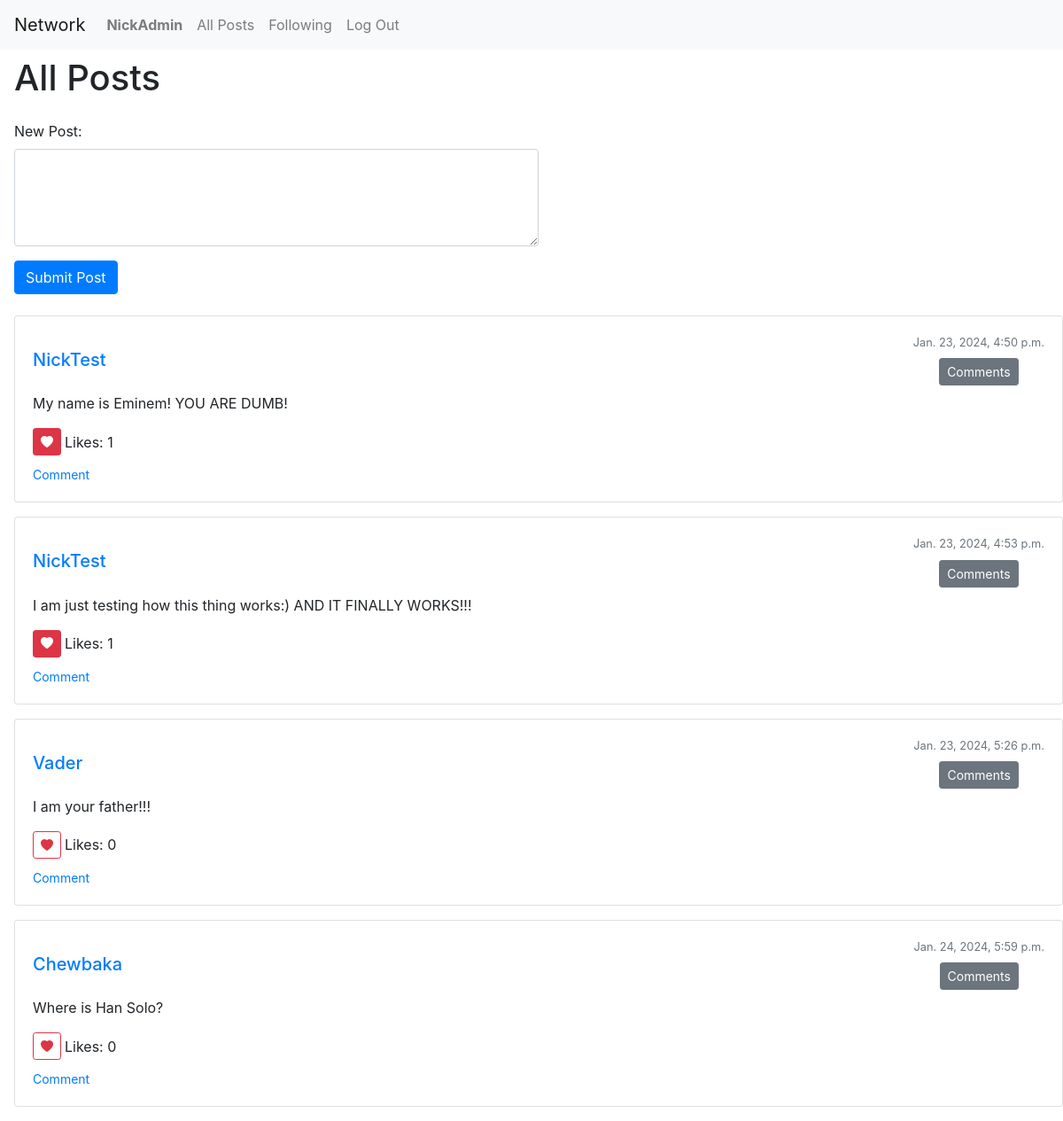
The app's page / (signed in) with its own data.
### network/models.py (models this page shows, shortened)
class User(AbstractUser):
    subscriptions = models.ManyToManyField(
        'self', symmetrical=False, blank=True, related_name='subscribers')

class Posts(models.Model):
    creator = models.ForeignKey(
        User, on_delete=models.CASCADE, related_name='creator')
    post_text = models.TextField(blank=False, null=True)
    date = models.DateTimeField()
    liked_by_users = models.ManyToManyField(
        User, blank=True, related_name='liked_posts')
    def get_total_likes(self):
        return self.liked_by_users.count()

### network/views.py (the view)
# urls.py: path("", views.index, name="index"),
def index(request):
    if request.method == "POST":
        creator = request.user
        date = datetime.now()
        text = request.POST.get('post_content', '')
        new_post = Posts(creator=creator, date=date, post_text=text)
        new_post.save()
        return HttpResponseRedirect(reverse("index"))
    else:
        posts = Posts.objects.all()
        return render(request, "network/index.html", {
            'posts':posts,
        })

### network/templates/network/index.html (shortened to what this page needs)
{% extends "network/layout.html" %}
{% load static %}
{% block body %}
<div class="mt-2 ml-3">
    <h1 class="mb-4">All Posts</h1>
    <div class="mb-4">
        <form method="post" action="#" id="new-post-form">
            <div class="form-group">
                <label for="post_content">New Post:</label>
                <textarea class="form-control w-50" id="post_content" name="post_content" rows="4" required></textarea>
            </div>
            <button type="submit" class="btn btn-primary">Submit Post</button>
        </form>
    </div>
    {% for post in posts %}
        <div class="card mb-3" id="post-{{ post.id }}">
            <div class="card-body">
                <div class="d-flex justify-content-between align-items-center mb-2">
                    <div class="d-flex flex-column align-items-start align-items-center">
                        <a href="{% url 'display_profile' post.creator.id %}">
                            <h5 class="card-title mb-0">{{ post.creator }}</h5>
                        </a>
                    </div>
                    <div class="d-flex flex-column align-items-end align-items-center">
                        <small class="text-muted">{{ post.date }}</small>
                        <button class="btn btn-secondary btn-sm mt-2 check-commetns-btn" data-post-id="{{ post.id }}">Comments</button>
                    </div>
                </div>
                <p class="card-text">{{ post.post_text }}</p>
                <div class="d-flex align-items-center mb-2">
                    {% if request.user.is_authenticated %}
                        {% if request.user not in post.liked_by_users.all %}
                            <button class="btn btn-sm btn-outline-danger like-btn" data-value = 'like' data-post-id="{{ post.id }}">
                                <i class="bi bi-heart-fill" id ='heart'></i>
                            </button>
                        {% else %}
                            <button class="btn btn-sm btn-danger like-btn" data-value = 'unlike' data-post-id="{{ post.id }}">
                                <i class="bi bi-heart-fill" id ='heart'></i>
                            </button>
                        {% endif %}
                    {% endif %}
                    <p class="like-num ml-1 mb-0" data-like-number="{{post.get_total_likes}}">Likes: {{ post.get_total_likes }}</p>
                </div>
                <button class="btn btn-link btn-sm text-primary p-0 border-0 comment-btn" data-post-id="{{ post.id }}">
                            Comment
                </button>
            </div>
        </div>
    {% endfor %}
</div>
{% endblock %}

### network/templates/network/layout.html (shortened to what this page needs)
{% load static %}
<!DOCTYPE html>
<html lang="en">
    <head>
        <link rel="stylesheet" href="https://stackpath.bootstrapcdn.com/bootstrap/4.4.1/css/bootstrap.min.css">
         <link rel="stylesheet" href="https://cdn.jsdelivr.net/npm/bootstrap-icons@1.11.3/font/bootstrap-icons.min.css">
        <link href="{% static 'network/styles.css' %}" rel="stylesheet">
    </head>
    <body>
        <nav class="navbar navbar-expand-lg navbar-light bg-light">
            <a class="navbar-brand" href="#">Network</a>
            <div>
              <ul class="navbar-nav mr-auto">
                {% if user.is_authenticated %}
                    <li class="nav-item">
                        <a class="nav-link" href="{% url 'display_profile' user.id %}"><strong>{{ user.username }}</strong></a>
                    </li>
                {% endif %}
                <li class="nav-item">
                  <a class="nav-link" href="{% url 'index' %}">All Posts</a>
                </li>
                {% if user.is_authenticated %}
                    <li class="nav-item">
                        <a class="nav-link" href="{% url 'my_followings' %}">Following</a>
                    </li>
                    <li class="nav-item">
                        <a class="nav-link" href="{% url 'logout' %}">Log Out</a>
                    </li>
                {% endif %}
              </ul>
            </div>
          </nav>
        <div class="body">
            {% block body %}
            {% endblock %}
        </div>
    </body>
</html>

### records on screen
User: username "NickAdmin"
Posts: creator "NickTest", date "Jan. 23, 2024, 4:50 p.m.", post_text "My name is Eminem! YOU ARE DUMB!", get_total_likes "1"
Posts: creator "NickTest", date "Jan. 23, 2024, 4:53 p.m.", post_text "I am just testing how this thing works:) AND IT FINALLY WORKS!!!", get_total_likes "1"
Posts: creator "Vader", date "Jan. 23, 2024, 5:26 p.m.", post_text "I am your father!!!", get_total_likes "0"
Posts: creator "Chewbaka", date "Jan. 24, 2024, 5:59 p.m.", post_text "Where is Han Solo?", get_total_likes "0"
